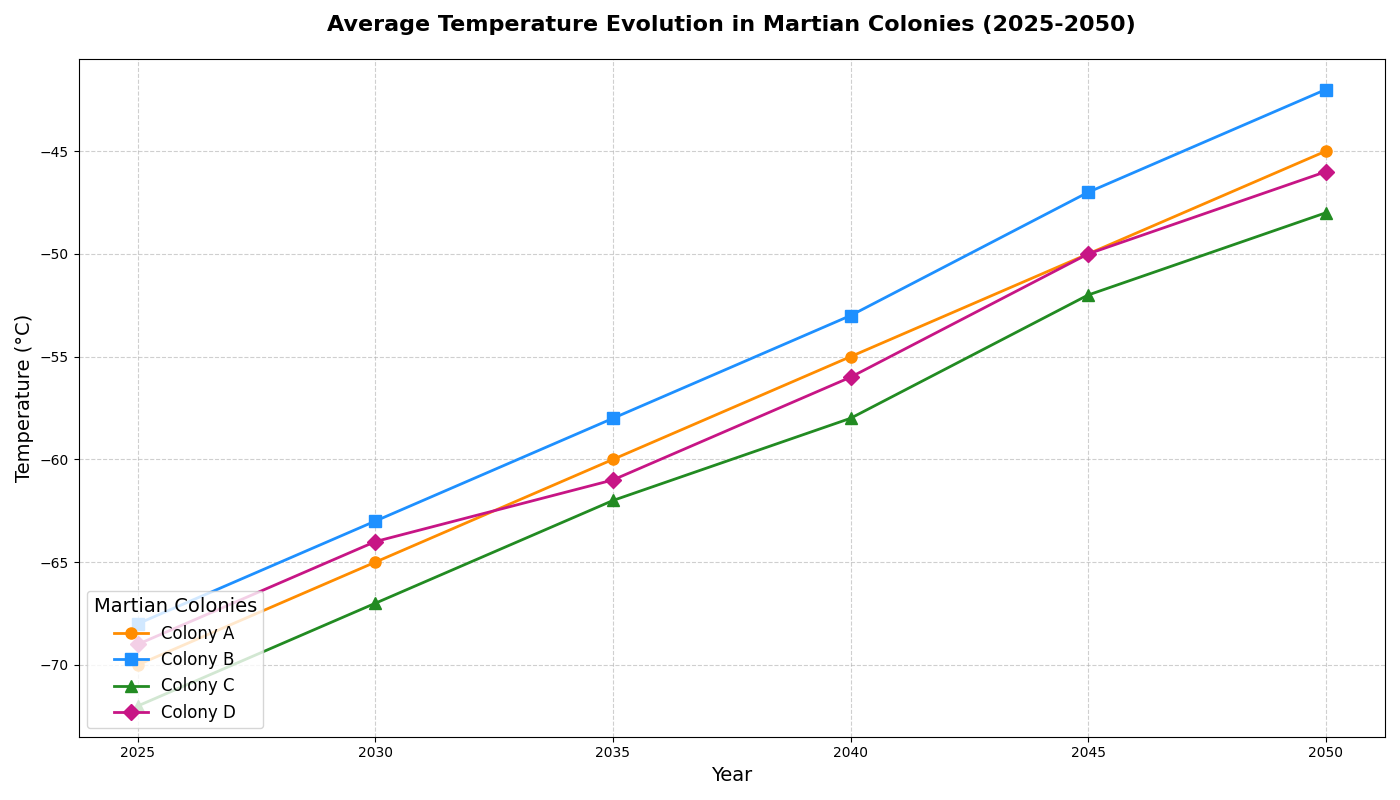

This chart was generated by the following Python code:
import matplotlib.pyplot as plt
import numpy as np

# Define years
years = np.array([2025, 2030, 2035, 2040, 2045, 2050])

# Temperatures for different Martian colonies (in degrees Celsius)
colony_A = np.array([-70, -65, -60, -55, -50, -45])
colony_B = np.array([-68, -63, -58, -53, -47, -42])
colony_C = np.array([-72, -67, -62, -58, -52, -48])
colony_D = np.array([-69, -64, -61, -56, -50, -46])

# Setting up the plot
fig, ax = plt.subplots(figsize=(14, 8))

# Plot for Colony A
ax.plot(years, colony_A, label='Colony A', color='darkorange', marker='o', linestyle='-', linewidth=2, markersize=8)

# Plot for Colony B
ax.plot(years, colony_B, label='Colony B', color='dodgerblue', marker='s', linestyle='-', linewidth=2, markersize=8)

# Plot for Colony C
ax.plot(years, colony_C, label='Colony C', color='forestgreen', marker='^', linestyle='-', linewidth=2, markersize=8)

# Plot for Colony D
ax.plot(years, colony_D, label='Colony D', color='mediumvioletred', marker='D', linestyle='-', linewidth=2, markersize=8)

# Title and labels
ax.set_title("Average Temperature Evolution in Martian Colonies (2025-2050)", fontsize=16, fontweight='bold', pad=20)
ax.set_xlabel("Year", fontsize=14)
ax.set_ylabel("Temperature (°C)", fontsize=14)

# Adding legend
ax.legend(title="Martian Colonies", fontsize=12, title_fontsize=14, loc='lower left')

# Adding grid
ax.grid(True, linestyle='--', alpha=0.6)

# Automatically adjust layout
plt.tight_layout()

# Show the plot
plt.show()
